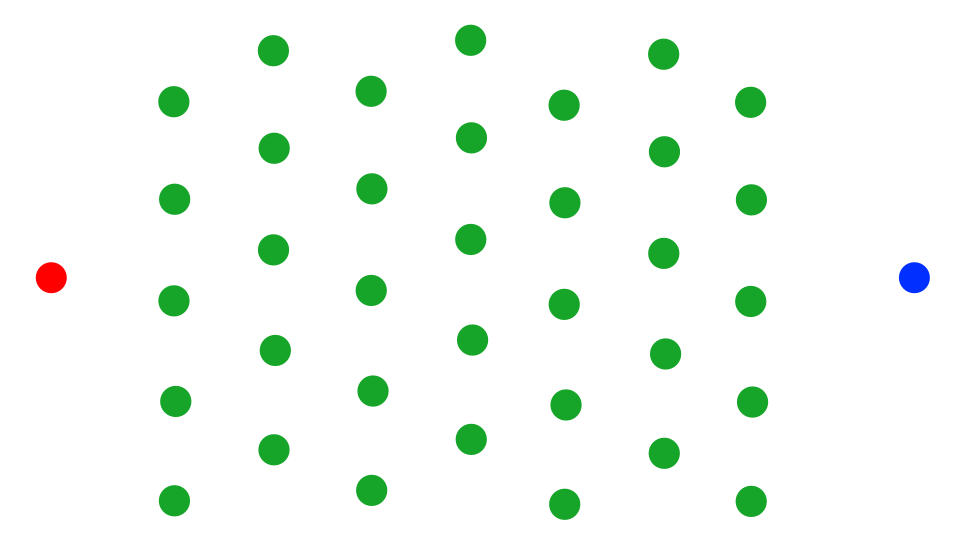
#> input picture Dijikstra/b3898d0e-ea1c-434b-b9b5-f354cead4217.jpg, 1920 x 1080 px (shown at 1/2 size)
$ jupyter execute DijikstraAlg.ipynb   (shell and % lines are left out)
#> lines starting #> are read from the running program, lines starting #| are printed output that depends on the picture; after the words box and inside, x2 and y2 are one past the last pixel; in counts of white or black regions, pixels touching at a corner belong together
[cell 1]
import numpy as np
import matplotlib.pyplot as plt
import cv2

[cell 2]
localMap = cv2.imread( "b3898d0e-ea1c-434b-b9b5-f354cead4217.jpg" )
#> localMap is the input picture: shape (1080, 1920, 3); mean B, G, R 243.6, 249.7, 242.6
plt.imshow( localMap )

[cell 3]
# detect obstacles
gray = cv2.cvtColor( localMap, cv2.COLOR_BGR2GRAY )
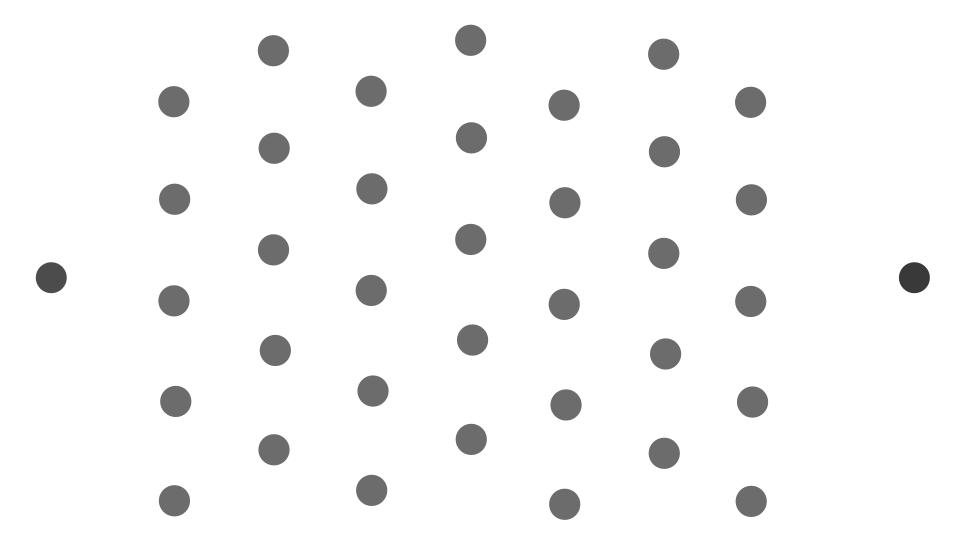
#> gray: shape (1080, 1920) (shown at 1/2 size); min 56, max 255, mean 246.9
gray_blured = cv2.blur( gray, (3, 3) )
plt.imshow( gray_blured )

[cell 4]
obstacles = []
index     = 0
detected_circles = cv2.HoughCircles( gray_blured, cv2.HOUGH_GRADIENT, 1, 20, param1=50, param2=30, minRadius=1, maxRadius=40 )
#> detected_circles = 37 rows, first 8: [741.5, 181.5, 30.8], [1502.5, 1002.5, 30.8], [549.5, 700.5, 30.8], [1128.5, 608.5, 30.8], [1326.5, 506.5, 30.8], [1326.5, 108.5, 30.8], [546.5, 100.5, 30.7], [1127.5, 209.5, 30.7]
if detected_circles is not None:
    detected_circles = np.uint16( np.around( detected_circles ) )
#> detected_circles = 37 rows, first 8: [742, 182, 31], [1502, 1002, 31], [550, 700, 31], [1128, 608, 31], [1326, 506, 31], [1326, 108, 31], [546, 100, 31], [1128, 210, 31]
    for pt in detected_circles[0, :]:
        a, b, r = pt[0], pt[1], pt[2]
        pos = (a, b)

        # border outline
        cv2.circle( localMap, center=(a, b), radius=r, color=( 0, 0, 0 ), thickness=1 )
        obstacles.append( {
            "x" : a,
            "y" : b,
            "r" : r
        } )

        # create labels
        cv2.putText( localMap, text=str(index), org=(a,b),
            fontFace= cv2.FONT_HERSHEY_SIMPLEX, fontScale=1, color=(0,0,0),
            thickness=2, lineType=cv2.LINE_AA)

        index+=1
#> this loop made 37 passes
#> (a, b, r) on passes 1 to 12: (742, 182, 31), (1502, 1002, 31), (550, 700, 31), (1128, 608, 31), (1326, 506, 31), (1326, 108, 31), (546, 100, 31), (1128, 210, 31), (744, 980, 31), (1500, 204, 31), (1130, 404, 31), (744, 376, 31)
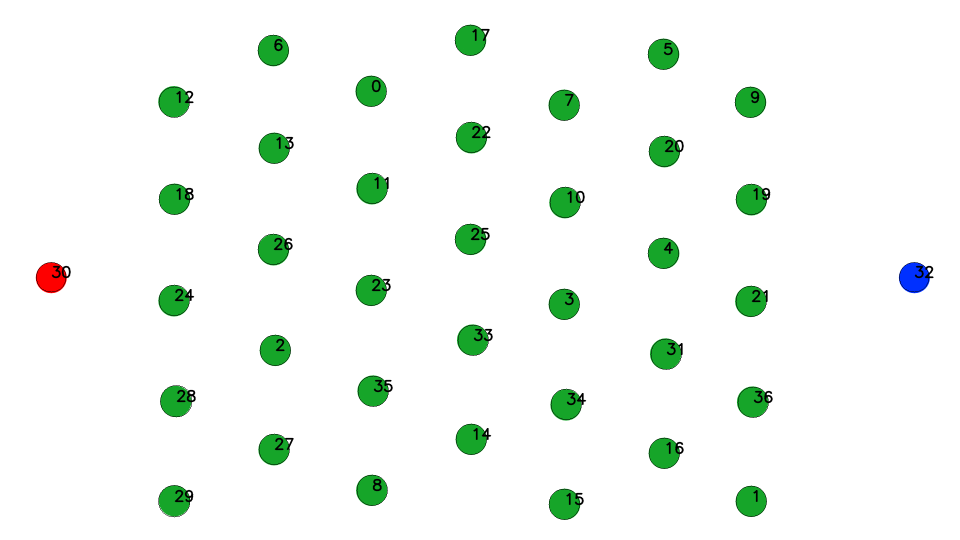
#> localMap: shape (1080, 1920, 3) (shown at 1/2 size); 1.03% of pixels changed, all inside (x1, y1, x2, y2) = (72, 49, 1868, 1040)
#> after the loop, index = 37; obstacles = 37 items

[cell 5]
import pandas as pd
df = pd.DataFrame( obstacles )
#> df = table of 37 rows and 3 columns
df.head(5)
#> Out = table of 5 rows and 3 columns

[cell 6]
# get coordinate of a given index
def get_coordinate( index ):
    try:
        return obstacles[ index ]
    except IndexError:
        return {}

[cell 7]
start_point = 0
end_point   = 36

start = get_coordinate(start_point)
#> start = {'x': 742, 'y': 182, 'r': 31}
end   = get_coordinate(end_point)
#> end = {'x': 1506, 'y': 804, 'r': 31}

[cell 8]
print( start, end )
#| {'x': 742, 'y': 182, 'r': 31} {'x': 1506, 'y': 804, 'r': 31}

[cell 9]
start_x = start['x']
#> start_x = 742
start_y = start['y']
#> start_y = 182
goal_x  = end['x']
#> goal_x = 1506
goal_y  = end['y']
#> goal_y = 804

[cell 10]
# create known obstacle positions
ox = []
oy = []
obsPoints = []

count = 0
for index, obj in enumerate(obstacles):
    if index != start_point and index != end_point:
        ox.append( obj['x'] )
        oy.append( obj['y'] )
        obsPoints.append( (obj['x'], obj['y']) )
        count+=1
#> this loop made 37 passes
#> after the loop, count = 35; obsPoints = 35 pairs, first value 102 to 1828, second value 80 to 1008; ox = 35 values, max 1828 at index 31, min 102 at index 29, mean 925.4; oy = 35 values, max 1008 at index 14, min 80 at index 16, mean 556.8

[cell 11]
# determine mesh size
meshSize = 10
if localMap.shape[0] > localMap.shape[1]:
    meshSize = localMap.shape[0]
else:
    meshSize = localMap.shape[1]
#> meshSize = 1920

int(meshSize)
#> Out = 1920

[cell 12]
x = np.arange( 0, meshSize, 100 )
#> x = 20 values from 0 to 1900
y = np.arange( 0, 1080, 100 )
s = 7 # repulsiveness
r = 20 # radius
goalR = 60 # goal radius

# create mesh grid
X, Y = np.meshgrid( x, y )

[cell 13]
def plot_graph(X, Y, delx, dely,obj, fig, ax, loc,r,i, color,start_goal=np.array([[0,0]])  ):
  #ax.quiver(X, Y, delx, dely)
  ax.minorticks_on()
  ax.grid(which='major', linestyle='-', linewidth=1, color='red')
  ax.grid(which='minor', linestyle=':', linewidth=0.5, color='black')
  ax.add_patch(plt.Circle(loc, r, color=color))
  plt.plot(loc[0], loc[1], "-o")
  ax.annotate(obj, xy=loc, fontsize=10, ha="center")
  return ax

[cell 14]
fig, ax = plt.subplots(figsize = ( 10, 10))
ax.set_aspect('equal')
plot_graph( X, Y, start_x, start_y, 'Goal', fig, ax, ( start_x, start_y ), goalR, 0, 'b' )
plot_graph( X, Y, start_x, start_y, 'Goal', fig, ax, ( goal_x, goal_y ), goalR, 0, 'b' )
for ob in obsPoints:
    plot_graph( X, Y, start_x, start_y, 'Obstacle', fig, ax, ob, r, 0, 'm' )
#> this loop made 35 passes
#> ob on passes 1 to 12: (1502, 1002), (550, 700), (1128, 608), (1326, 506), (1326, 108), (546, 100), (1128, 210), (744, 980), (1500, 204), (1130, 404), (744, 376), (348, 204)
plt.show()
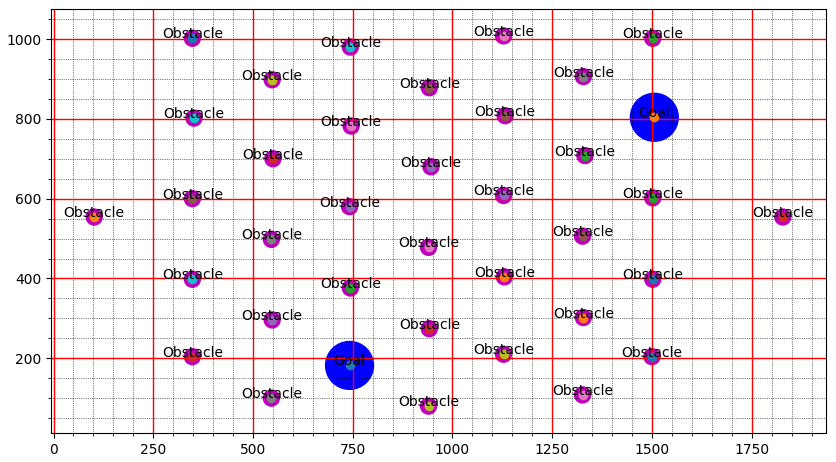
#> figure drawn by matplotlib, 1 panel

## Obstacles

[cell 15]
class Obstacle():
    def __init__(self, x, y):
        self.x = x
        self.y = y
        self.repulsion = 0

    def set_repulsion(self, repulsion):
        self.repulsion = repulsion

[cell 16]
class Exploration():
    def __init__(self, x, y):
        self.x = x
        self.y = y
        self.cost = 0
        self.parent_node = None

    def set_score(self, score):
        self.score = score

    def set_parent_node( self, parent ):
        self.parent_node = parent

[cell 17]
class Algorithm():
    def __init__(self, start_pos, goal_pos, map_size):
        self.__name__ = "DijikstraAlg"
        self.start_pos= start_pos
        self.goal_pos = goal_pos
        self.map_size = map_size

        self.obstacles = []

    def set_obstacles(self, obstacles=[]):
        self.obstacles = obstacles

    def render_obstacles(self):
        pass

[cell 18]
algo = Algorithm( ( 0, 0 ), ( 35, 40 ), (1920, 1080) )

[cell 19]
obsArr = []
for index, obj in enumerate(obstacles):
    if index != start_point and index != end_point:
        obsClass = Obstacle( obj['x'], obj['y'] )
        obsArr.append( obsClass )
#> this loop made 37 passes
#> obj on passes 2 to 13: {'x': 1502, 'y': 1002, 'r': 31}, {'x': 550, 'y': 700, 'r': 31}, {'x': 1128, 'y': 608, 'r': 31}, {'x': 1326, 'y': 506, 'r': 31}, {'x': 1326, 'y': 108, 'r': 31}, {'x': 546, 'y': 100, 'r': 31}, {'x': 1128, 'y': 210, 'r': 31}, {'x': 744, 'y': 980, 'r': 31}, {'x': 1500, 'y': 204, 'r': 31}, {'x': 1130, 'y': 404, 'r': 31}, {'x': 744, 'y': 376, 'r': 31}, {'x': 348, 'y': 204, 'r': 31}
#> obj on passes 1, 37: {'x': 742, 'y': 182, 'r': 31}, {'x': 1506, 'y': 804, 'r': 31}
#> after the loop, obsArr = 35 items

[cell 20]
print( obsArr )
#> (printed output is left out)
